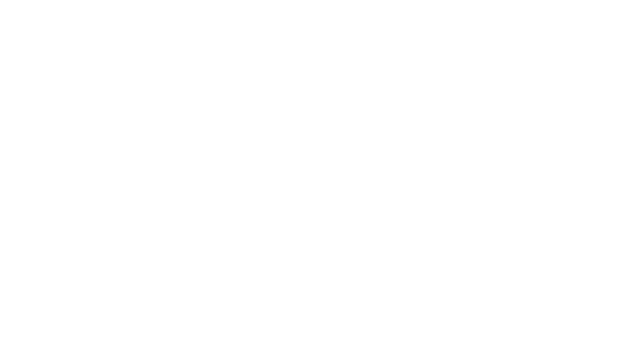
Frame 1 (no input)
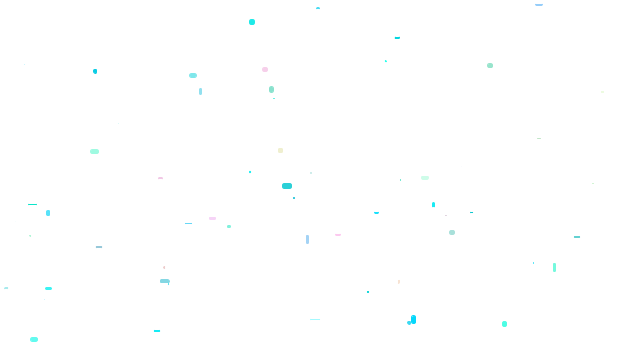
Frame 60 (the mouse pressed at the canvas centre just before this capture)
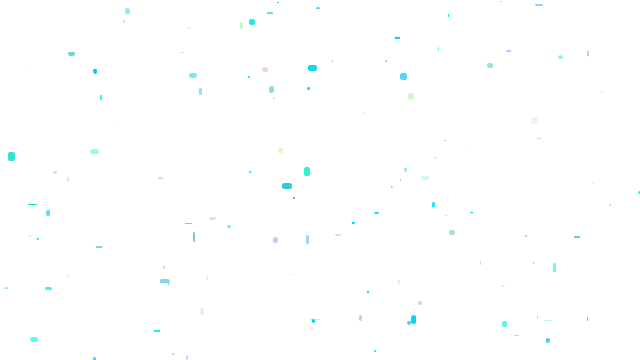
Frame 120 (the mouse held since frame 60 and released just before this capture)

The Processing sketch that drew these frames (run headless with seeded random() and noise(); from frame 60 on, the mouse is pressed at the canvas centre):

// Processing sketch: DrawRandomRectsColour
// ── DrawRandomRectsColour.pde
/**
 * Draw Shape at random point. 
 */
 
 float y;
 float x;
 float w;
 float h;
 float r, g , b, t;
void setup() {
  size(640, 360);
  background(255);
  frameRate(500);
}

void draw() {

  shininess(10.0);
  x = random(0,width);
  y = random(0,height);
  w = random(0,t);
  h = random(0,t);
  r = random(0,255);
  g = random(200,255);
  b = random(200,255);
  t = random(0,10);
  fill(r,g,b);
  stroke(r,g,b);
  rect(x, y, w, h,2);
  fill(255,255,255,0);
  stroke(255,255,255);
  rect(0.01,0.01,width,height);
    loop();
}

void keyPressed(){
 if (key=='s'){
  save("print/" + "blue.tif");  
 }
}
